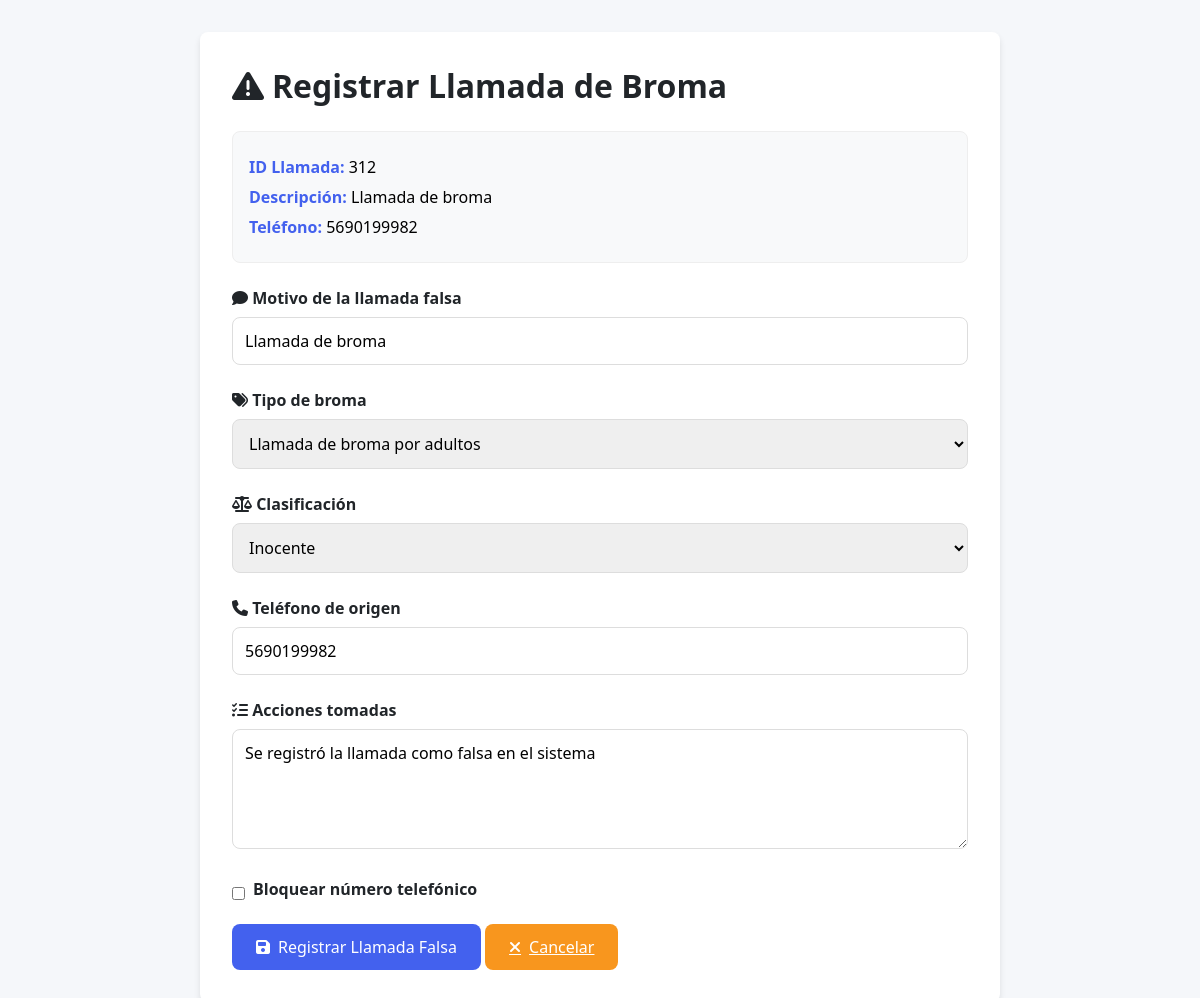
Page /operador/prank_call.php?call_id=312 (signed in) on the committed database.
### tables this page shows
CREATE TABLE `llamadas` (
  `id_llamada` int(11) NOT NULL AUTO_INCREMENT,
  `id_operador` int(11) NOT NULL,
  `fecha` datetime NOT NULL DEFAULT current_timestamp(),
  `duracion` int(11) DEFAULT NULL COMMENT 'Duración en segundos',
  `estatus` enum('En curso','Finalizada','Atender','Clasificada') DEFAULT 'Atender',
  `telefono` bigint(20) DEFAULT NULL,
  `latitud` float DEFAULT NULL,
  `longitud` float DEFAULT NULL,
  PRIMARY KEY (`id_llamada`),
  KEY `id_operador` (`id_operador`),
  CONSTRAINT `llamadas_ibfk_1` FOREIGN KEY (`id_operador`) REFERENCES `usuarios` (`id_usuario`)
);

### operador/prank_call.php (the view, shortened to what this page needs)
<?php
require_once '../db.php';
$call_id = isset($_GET['call_id']) ? intval($_GET['call_id']) : null;
$incidente = null;
if ($call_id) {
    try {
        $stmt = $pdo->prepare("SELECT * FROM llamadas WHERE id_llamada = ?");
        $stmt->execute([$call_id]);
        $llamada = $stmt->fetch(PDO::FETCH_ASSOC);
        if (!$llamada) {
            $mensaje_error = "No existe una llamada con ID $call_id";
        } else {
            $incidente = [
                'id_llamada' => $llamada['id_llamada'],
                'telefono' => $llamada['telefono'] ?? 'N/A',
                'quepaso' => $llamada['descripcion'] ?? 'Llamada de broma',
                'colonia' => null,
                'localidad' => null,
                'municipio' => null
            ];
        }
    } catch (PDOException $e) {
        $mensaje_error = "Error al cargar los datos: " . $e->getMessage();
    }
}
?>
<!DOCTYPE html>
<html lang="es">
<head>
    <link rel="stylesheet" href="https://cdnjs.cloudflare.com/ajax/libs/font-awesome/6.4.0/css/all.min.css">
</head>
<body>
    <div class="container">
        <h1><i class="fas fa-exclamation-triangle"></i> Registrar Llamada de Broma</h1>
        <?php if ($incidente): ?>
            <div class="call-info">
                <p><strong>ID Llamada:</strong> <?= htmlspecialchars($incidente['id_llamada'] ?? 'N/A') ?></p>
                <p><strong>Descripción:</strong> <?= htmlspecialchars($incidente['quepaso'] ?? 'Llamada de broma') ?></p>
                <p><strong>Teléfono:</strong> <?= htmlspecialchars($incidente['telefono'] ?? 'N/A') ?></p>
            </div>
        <?php endif; ?>
        <form method="POST">
            <div class="form-group">
                <label for="motivo"><i class="fas fa-comment"></i> Motivo de la llamada falsa</label>
                <input type="text" id="motivo" name="motivo" required
                       value="<?= htmlspecialchars($incidente['quepaso'] ?? '') ?>">
            </div>
            <div class="form-group">
                <label for="tipo_broma"><i class="fas fa-tags"></i> Tipo de broma</label>
                <select id="tipo_broma" name="tipo_broma" required>
                    <option value="Llamada de broma por adultos">Llamada de broma por adultos</option>
                </select>
            </div>
            <div class="form-group">
                <label for="clasificacion"><i class="fas fa-balance-scale"></i> Clasificación</label>
                <select id="clasificacion" name="clasificacion" required>
                    <option value="Inocente" selected>Inocente</option>
                </select>
            </div>
            <div class="form-group">
                <label for="telefono_origen"><i class="fas fa-phone"></i> Teléfono de origen</label>
                <input type="tel" id="telefono_origen" name="telefono_origen" required
                       value="<?= htmlspecialchars($incidente['telefono'] ?? '') ?>">
            </div>
            <div class="form-group">
                <label for="acciones_tomadas"><i class="fas fa-tasks"></i> Acciones tomadas</label>
                <textarea id="acciones_tomadas" name="acciones_tomadas">Se registró la llamada como falsa en el sistema</textarea>
            </div>
            <div class="checkbox-group">
                <input type="checkbox" id="bloqueo_numero" name="bloqueo_numero">
                <label for="bloqueo_numero">Bloquear número telefónico</label>
            </div>
            <button type="submit" class="btn btn-primary">
                <i class="fas fa-save"></i> Registrar Llamada Falsa
            </button>
            <a href="calls.php" class="btn btn-warning">
                <i class="fas fa-times"></i> Cancelar
            </a>
        </form>
    </div>
</body>
</html>

### operador/prank_call.php (style rules this page uses)
:root { --primary: #4361ee; --primary-dark: #3a56d4; --secondary: #3f37c9; --success: #4cc9f0; --danger: #f72585; --warning: #f8961e; --light: #f8f9fa; --dark: #212529; --gray: #6c757d; --border-radius: 8px; --box-shadow: 0 4px 6px rgba(0, 0, 0, 0.1); --transition: all 0.3s ease; }
* { margin: 0; padding: 0; box-sizing: border-box; font-family: 'Segoe UI', Tahoma, Geneva, Verdana, sans-serif; }
body { margin: 0; padding: 2rem; background-color: #f5f7fa; }
.container { max-width: 800px; margin: 0 auto; background: white; padding: 2rem; border-radius: var(--border-radius); box-shadow: var(--box-shadow); }
h1 { color: var(--dark); margin-bottom: 1.5rem; display: flex; align-items: center; gap: 0.5rem; }
.form-group { margin-bottom: 1.5rem; }
label { display: block; margin-bottom: 0.5rem; font-weight: 600; color: var(--dark); }
input[type="text"], input[type="tel"], textarea, select { width: 100%; padding: 0.75rem; border: 1px solid #ddd; border-radius: var(--border-radius); font-size: 1rem; transition: var(--transition); }
textarea { min-height: 120px; resize: vertical; }
.checkbox-group { display: flex; align-items: center; gap: 0.5rem; margin: 1rem 0; }
.btn { display: inline-flex; align-items: center; justify-content: center; padding: 0.75rem 1.5rem; border: none; border-radius: var(--border-radius); font-size: 1rem; font-weight: 500; cursor: pointer; transition: var(--transition); gap: 0.5rem; }
.btn-primary { background-color: var(--primary); color: white; }
.btn-warning { background-color: var(--warning); color: white; }
.call-info { background: #f8f9fa; padding: 1rem; border-radius: var(--border-radius); margin-bottom: 1.5rem; border: 1px solid #eee; }
.call-info p { margin: 0.5rem 0; }
.call-info strong { color: var(--primary); }

### rows in the picture
llamadas: id_llamada "312", id_llamada+telefono "Llamada de broma", telefono "5690199982", motivo "Llamada de broma", telefono_origen "5690199982"
